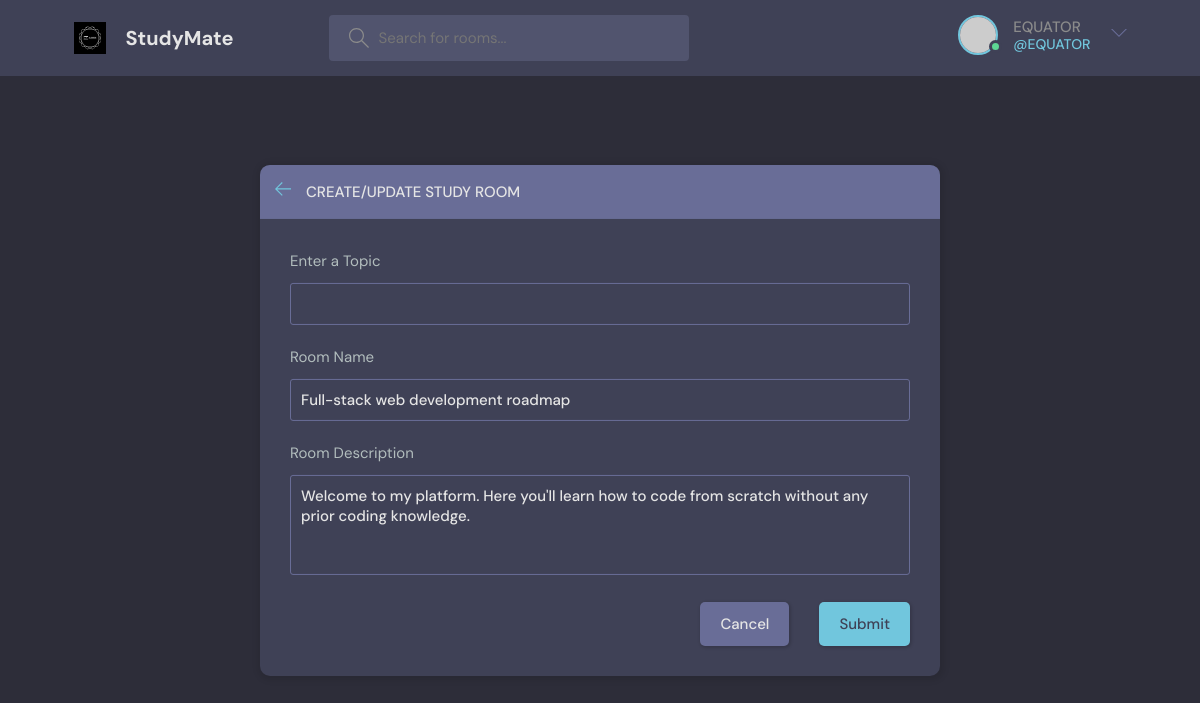
The page /update_room/1/ (signed in) on the database its author committed.
### page/models.py (models this page shows, shortened)
class Room(models.Model):
    host = models.ForeignKey(User, null=True, on_delete=models.SET_NULL)
    topic = models.ForeignKey(Topic, null=True, on_delete=models.SET_NULL)
    name = models.CharField(max_length=200)
    description = models.TextField(null=True, blank=True)
    participants = models.ManyToManyField(User, related_name="participants", blank=True)
    updated = models.DateTimeField(auto_now=True)
    created = models.DateTimeField(auto_now_add=True)
    class Meta:
        ordering = ["-updated", "-created"]

### page/views.py (the view, shortened to what this page needs)
# urls.py: path("update_room/<str:pk>/", views.updateRoom, name="update_room"),
def updateRoom(request, pk):
     room = Room.objects.get(id=pk)
     form = RoomForm(instance=room)
     topics = Topic.objects.all()
     if request.user != room.host:
          return HttpResponse("You are not allowed to edit this room")
     context = {"form": form, "topics": topics}
     return render(request, 'page/room_form.html', context)

### page/forms.py
class RoomForm(ModelForm):
    class Meta:
        model = Room
        fields = "__all__"
        exclude = [ 'host', 'participants',]

### page/templates/page/room_form.html (shortened to what this page needs)
{% extends 'main.html' %} {% block content %}
<main class="create-room layout">
  <div class="container">
    <div class="layout__box">
      <div class="layout__boxHeader">
        <div class="layout__boxTitle">
          <a href="{{request.META.HTTP_REFERER}}">
            <svg
              version="1.1"
              xmlns="http://www.w3.org/2000/svg"
              width="32"
              height="32"
              viewBox="0 0 32 32"
            >
              <title>Back</title>
              <path
                d="M13.723 2.286l-13.723 13.714 13.719 13.714 1.616-1.611-10.96-10.96h27.625v-2.286h-27.625l10.965-10.965-1.616-1.607z"
              ></path>
            </svg>
          </a>
          <h3>Create/Update Study Room</h3>
        </div>
      </div>
      <div class="layout__body">
        <form class="form" action="" method="POST">
          <div class="form__group">
            <label for="room_topic">Enter a Topic</label>
            <input
              required
              type="text"
              value="{{room.topic.name}}"
              name="topic"
              list="topic-list"
            />
          </div>
          <div class="form__group">
            <label for="room_name">Room Name</label>
            {{form.name}}
          </div>
          <div class="form__group">
            <label for="room_description">Room Description</label>
            {{form.description}}
          </div>
          <div class="form__action">
            <a class="btn btn--dark" href="{{request.META.HTTP_REFERER}}">
              Cancel
            </a>
            <button class="btn btn--main" type="submit">Submit</button>
          </div>
        </form>
      </div>
    </div>
  </div>
</main>
{% endblock content %}

### templates/navbar.html (shortened to what this page needs)
{% load static %}
<header class="header header--loggedIn">
  <div class="container">
    <a href="{% url 'index' %}" class="header__logo">
      <img src="{% static 'images/logo-white.svg' %}" />
      <h1>StudyMate</h1>
    </a>
    <form class="header__search" method="GET" action="{% url 'index' %}">
      <label>
        <input type="text" name="q" placeholder="Search for rooms..." />
      </label>
    </form>
    <nav class="header__menu">
      {% if request.user.is_authenticated %}
      <div class="header__user">
        <a href="{% url 'user-profile' user.id %}">
          <div class="avatar avatar--medium active">
            <img src="https://randomuser.me/api/portraits/men/37.jpg" />
          </div>
          <p>
            {{ request.user.username }}<span>@{{ request.user.username }}</span>
          </p>
        </a>
        <button class="dropdown-button">
          <svg
            version="1.1"
            xmlns="http://www.w3.org/2000/svg"
            width="32"
            height="32"
            viewBox="0 0 32 32"
          >
            <title>chevron-down</title>
            <path d="M16 21l-13-13h-3l16 16 16-16h-3l-13 13z"></path>
          </svg>
        </button>
      </div>
      {% else %}
      <a href="{% url 'login' %}">
        <img src="{% static 'images/avatar.svg' %}" />
        <p>Login</p>
      </a>
      {% endif %}
    </nav>
  </div>
</header>

### rows shown on the page
Room: name "Full-stack web development roadmap", description "Welcome to my platform. Here you'll learn how to code from scratch without any prior coding knowledge."

### other values the page prints
{{ request.user.username }} "EQUATOR"
